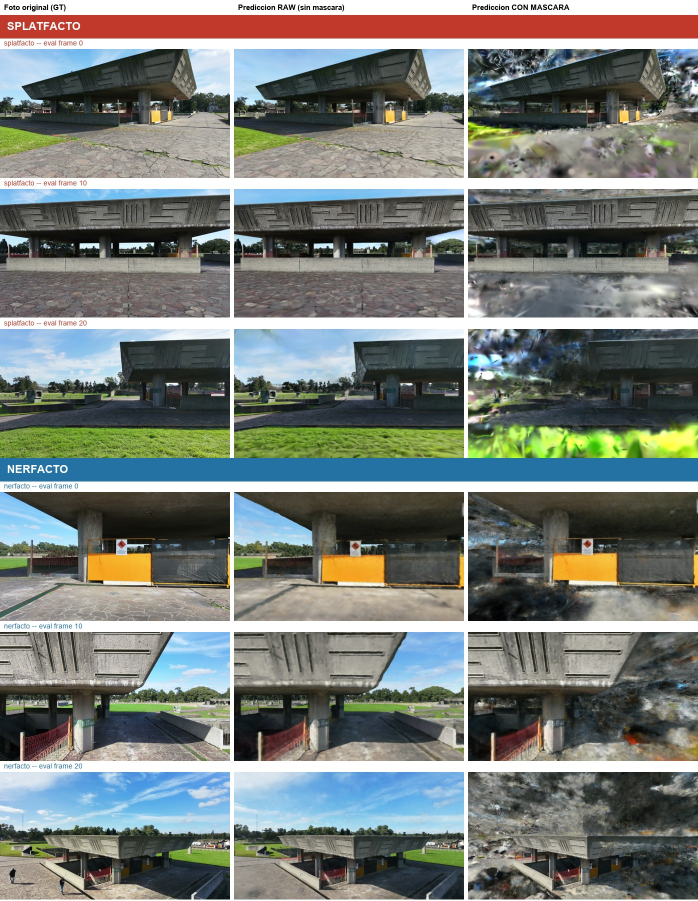
#> input picture 00-auditoria/masking-comparison/visual_comparison_masking.jpg, 1396 x 1802 px, given in place of eval_img_0000.png, which was not available (shown at 1/2 size)
$ python build_masking_visual_comparison.py
#> lines starting #> are read from the running program, lines starting #| are printed output that depends on the picture; pictures that were not available may be replaced by others from this repository, and a replacement may not be noted
"""Grid comparativo de renders reales (no solo metricas): raw vs. con mascara
de entrenamiento, para Nerfacto y Splatfacto juntos en una sola imagen, con
encabezados de seccion grandes para que no haya ambiguedad sobre cual tecnica
es cual. Mismos frames de eval (mismo split, mismo orden de frames -> misma
vista) para las dos columnas de prediccion."""
from pathlib import Path
from PIL import Image, ImageDraw, ImageFont

BASE = Path(r"C:\nerfstudio_work\thesis\00-auditoria\masking-comparison\renders")
OUT = Path(r"C:\nerfstudio_work\thesis\00-auditoria\masking-comparison")

FRAME_IDXS = [0, 10, 20]
THUMB_W = 460
GAP = 8
COL_LABEL_H = 30
SECTION_H = 46
ROW_LABEL_H = 22

CONFIGS = [
    ("SPLATFACTO", "raw-splatfacto", "masked-splatfacto", "#c0392b"),
    ("NERFACTO", "raw-nerfacto", "masked-nerfacto", "#2471a3"),
]

try:
    FONT_BIG = ImageFont.truetype("arialbd.ttf", 22)
    FONT_MED = ImageFont.truetype("arialbd.ttf", 15)
    FONT_SMALL = ImageFont.truetype("arial.ttf", 14)
except OSError:
    FONT_BIG = FONT_MED = FONT_SMALL = ImageFont.load_default()


def load_gt_and_pred(dir_name, idx):
    # ns-eval guarda GT|pred concatenados horizontalmente en un solo PNG
#> called with dir_name = 'raw-splatfacto', idx = 0
    p = BASE / dir_name / f"eval_img_{idx:04d}.png"
    im = Image.open(p).convert("RGB")
#> im is the input picture: PIL image 1396x1802 RGB; mean R, G, B 120.2, 125.5, 120.6
    w, h = im.size
#> w = 1396; h = 1802
    gt = im.crop((0, 0, w // 2, h))
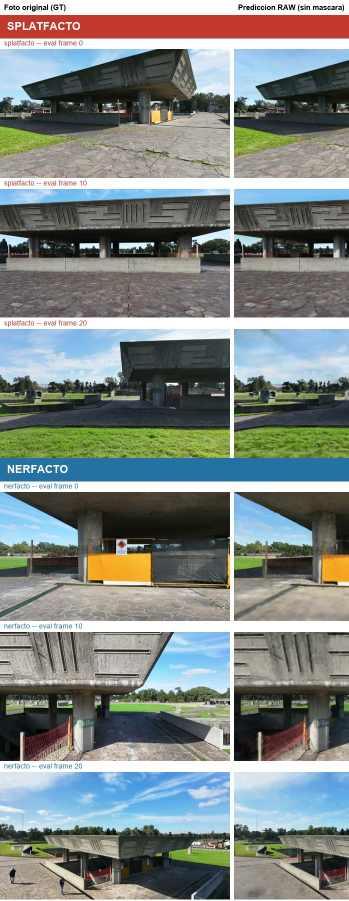
#> gt: PIL image 698x1802 RGB (shown at 1/2 size); mean R, G, B 126.9, 134.1, 131.1
    pred = im.crop((w // 2, 0, w, h))
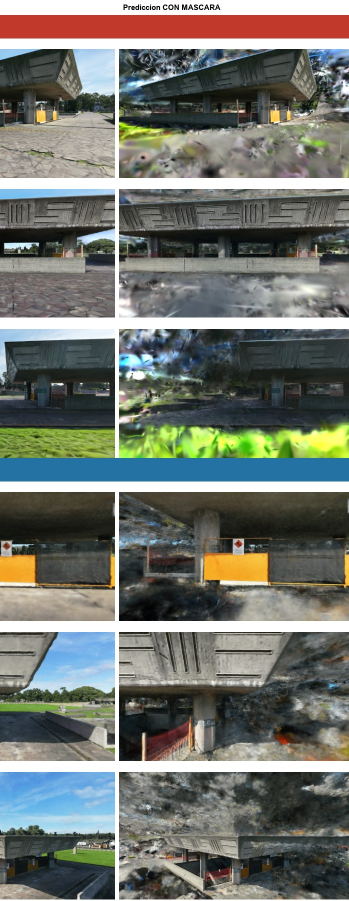
#> pred: PIL image 698x1802 RGB (shown at 1/2 size); mean R, G, B 113.5, 116.9, 110
    return gt, pred


def thumb(im):
    w, h = im.size
#> w = 698; h = 1802
    new_h = int(h * THUMB_W / w)
#> new_h = 1187
    return im.resize((THUMB_W, new_h))
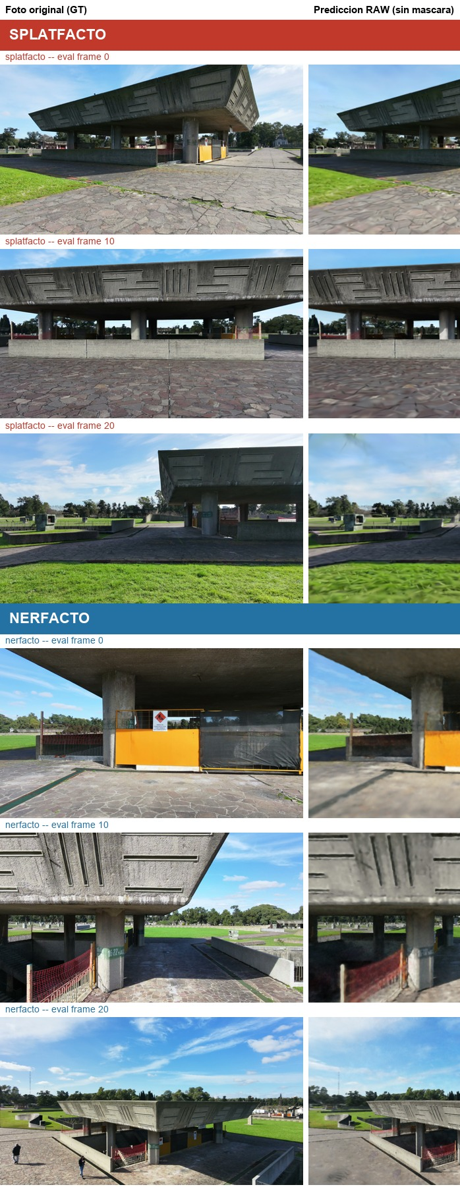
#> returned value: PIL image 460x1187 RGB; mean R, G, B 126.8, 134, 131.1


# precargar todo primero para conocer alturas
sections = []
for method, raw_dir, masked_dir, color in CONFIGS:
    rows = []
    for idx in FRAME_IDXS:
        gt, raw_pred = load_gt_and_pred(raw_dir, idx)
        _, masked_pred = load_gt_and_pred(masked_dir, idx)
        rows.append((idx, thumb(gt), thumb(raw_pred), thumb(masked_pred)))
#> in thumb (call 2), `return im.resize((THUMB_W, new_h))`:
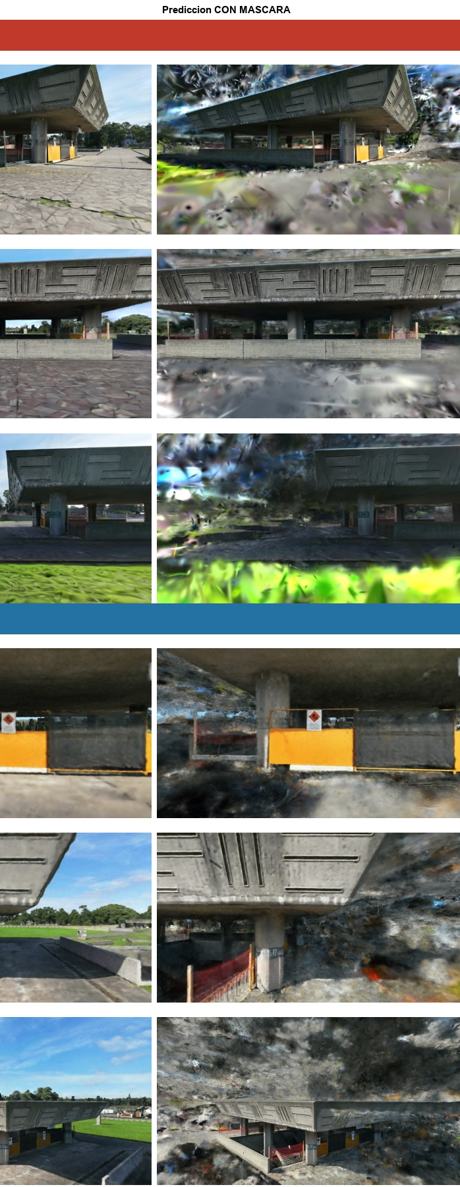
#> returned value: PIL image 460x1187 RGB; mean R, G, B 113.4, 116.9, 110
#> (the run stopped early here; a loop or call above may not have finished)
